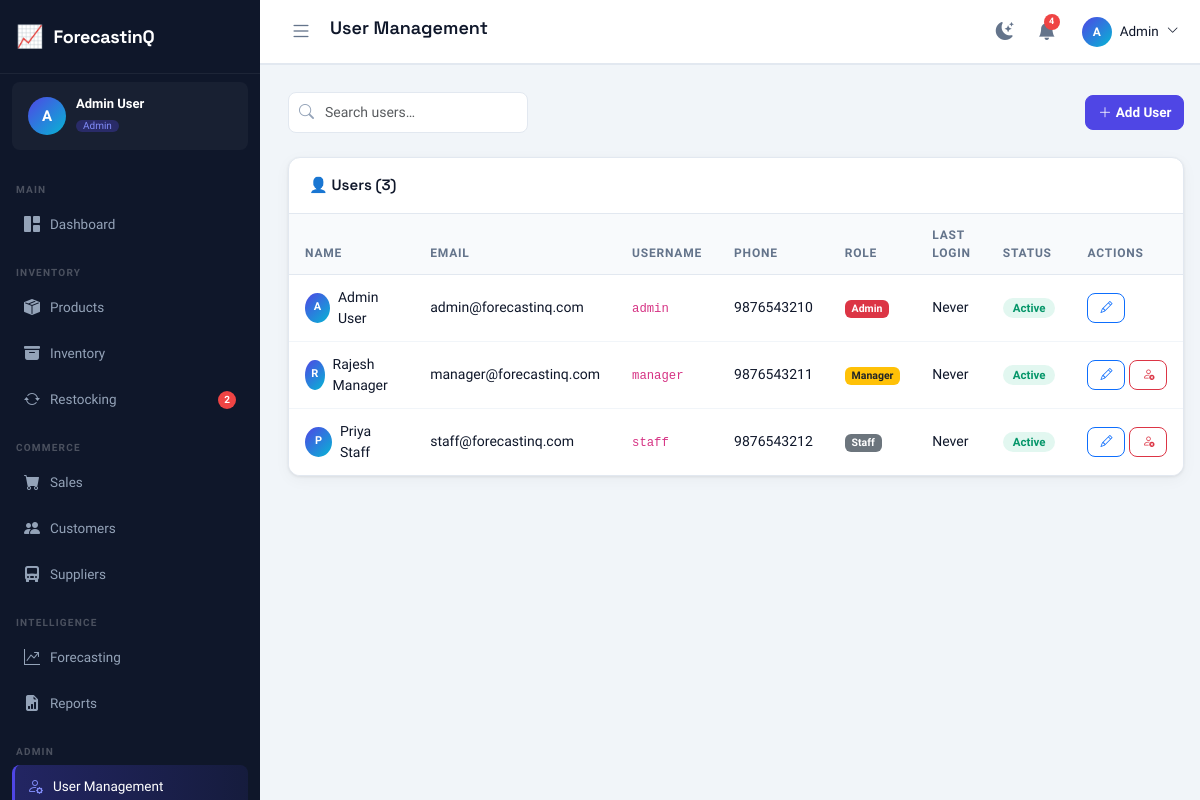
Page /users/ (signed in) on the earlier database version.
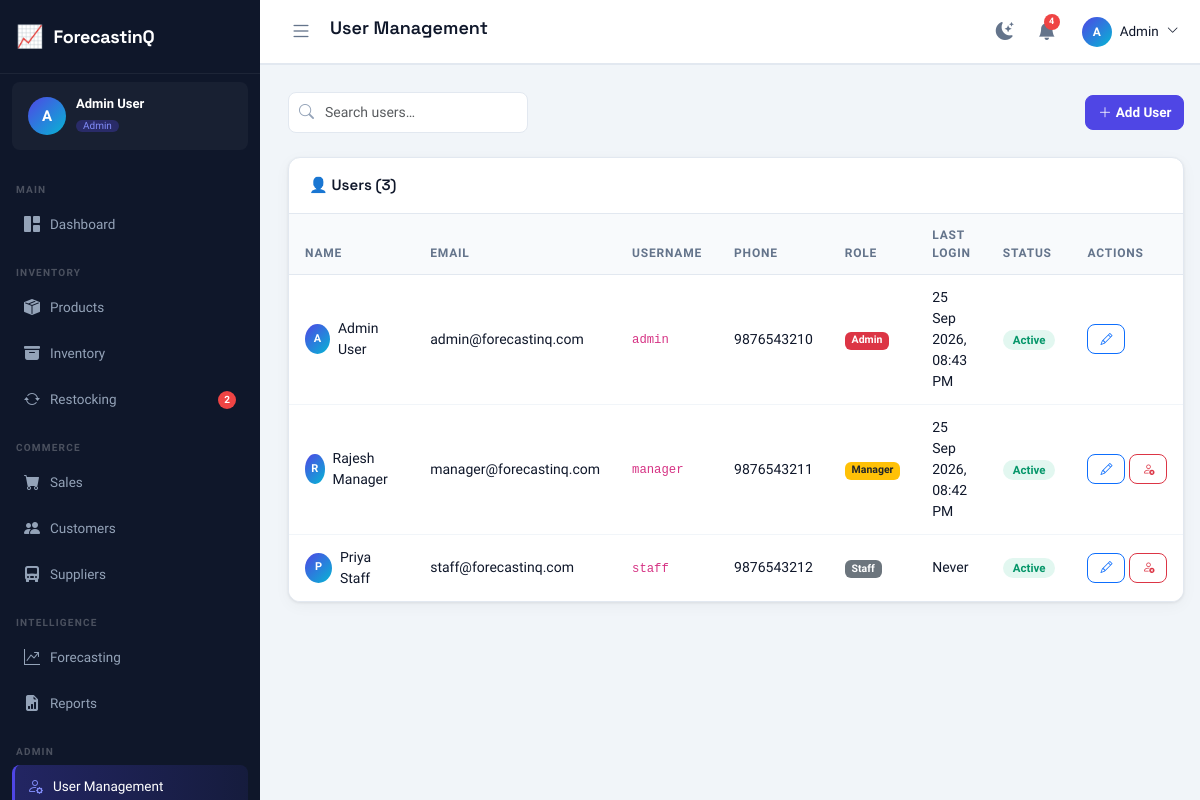
Same page on the later database version.
### tables this page shows
CREATE TABLE users (
    id INTEGER PRIMARY KEY AUTOINCREMENT,
    full_name VARCHAR(150) NOT NULL,
    email VARCHAR(150) NOT NULL UNIQUE,
    username VARCHAR(100) NOT NULL UNIQUE,
    phone VARCHAR(20),
    password_hash VARCHAR(255) NOT NULL,
    role VARCHAR(20) DEFAULT 'staff' CHECK(role IN ('admin','manager','staff')),
    status VARCHAR(20) DEFAULT 'active' CHECK(status IN ('active','inactive')),
    last_login DATETIME,
    remember_token VARCHAR(255),
    created_at TIMESTAMP DEFAULT CURRENT_TIMESTAMP,
    updated_at TIMESTAMP DEFAULT CURRENT_TIMESTAMP
);

### blueprints/users.py (the view, shortened to what this page needs)
@bp.route("/", methods=["GET", "POST"])
@login_required
@role_required("admin")
def index():
    users = dbFetchAll("SELECT * FROM users ORDER BY created_at DESC")
    for u in users:
        u["role_cls"] = "bg-danger" if u["role"] == "admin" else ("bg-warning text-dark" if u["role"] == "manager" else "bg-secondary")
    return render_template(
        "users/index.html",
        page_title="User Management", active_menu="users",
        users=users,
    )

### db.py (called while the page is built)
def get_db():
    if "db" not in g:
        g.db = sqlite3.connect(current_app.config["DATABASE_PATH"])
        g.db.row_factory = sqlite3.Row
        g.db.execute("PRAGMA foreign_keys = ON")
    return g.db

def _row_to_dict(row):
    return dict(row) if row is not None else None

def dbFetchAll(sql, params=()):
    cur = get_db().execute(sql, params)
    return [dict(r) for r in cur.fetchall()]

def dbFetchOne(sql, params=()):
    cur = get_db().execute(sql, params)
    row = cur.fetchone()
    return _row_to_dict(row)

### utils.py (called while the page is built)
def is_logged_in() -> bool:
    return bool(session.get("user_id"))

def get_current_user() -> dict:
    return {
        "id": session.get("user_id", 0),
        "name": session.get("user_name", ""),
        "email": session.get("user_email", ""),
        "role": session.get("user_role", ""),
        "username": session.get("username", ""),
    }

def login_required(view):
    @wraps(view)
    def wrapped(*args, **kwargs):
        if not is_logged_in():
            return redirect(url_for("auth.login"))
        return view(*args, **kwargs)
    return wrapped

### templates/users/index.html (shortened to what this page needs)
{% extends "base.html" %}
{% block content %}
<div class="d-flex align-items-center justify-content-between mb-4 flex-wrap gap-3">
    <div class="search-bar"><i class="bi bi-search"></i><input type="text" class="form-control" placeholder="Search users…" id="tableSearch"/></div>
    <button class="btn btn-primary" data-bs-toggle="modal" data-bs-target="#userModal" onclick="openAdd()">
        <i class="bi bi-plus-lg me-1"></i>Add User
    </button>
</div>
<div class="table-card">
    <div class="table-card-header"><span class="table-card-title">👤 Users ({{ users|length }})</span></div>
    <div class="table-responsive">
        <table class="table">
            <thead><tr><th>Name</th><th>Email</th><th>Username</th><th>Phone</th><th>Role</th><th>Last Login</th><th>Status</th><th>Actions</th></tr></thead>
            <tbody>
            {% for u in users %}
            <tr>
                <td>
                    <div class="d-flex align-items-center gap-2">
                        <div class="user-avatar-sm" style="font-size:11px;">{{ u.full_name[0]|upper }}</div>
                        <span class="fw-600">{{ u.full_name }}</span>
                    </div>
                </td>
                <td>{{ u.email }}</td>
                <td><code>{{ u.username }}</code></td>
                <td>{{ u.phone or '—' }}</td>
                <td><span class="badge {{ u.role_cls }}">{{ u.role|capitalize }}</span></td>
                <td>{{ fmt_datetime(u.last_login) if u.last_login else 'Never' }}</td>
                <td>
                    <span class="badge-status {{ 'badge-in-stock' if u.status=='active' else 'badge-out-stock' }}">
                        {{ u.status|capitalize }}
                    </span>
                </td>
                <td>
                    <div class="d-flex gap-1">
                        <button class="btn btn-sm btn-outline-primary" onclick='editUser({{ u|tojson }})'><i class="bi bi-pencil"></i></button>
                        {% if u.id != current_user.id %}
                        <form method="POST" class="d-inline">
                            <button type="submit" class="btn btn-sm btn-outline-danger" data-confirm="Deactivate this user?"><i class="bi bi-person-x"></i></button>
                        </form>
                        {% endif %}
                    </div>
                </td>
            </tr>
            {% endfor %}
            </tbody>
        </table>
    </div>
</div>
{% endblock %}

### templates/base.html (shortened to what the changed rows need)
<!DOCTYPE html>
<html lang="en" data-theme="light">
<head>
    <link rel="stylesheet" href="https://cdn.jsdelivr.net/npm/bootstrap@5.3.3/dist/css/bootstrap.min.css"/>
    <link rel="stylesheet" href="https://cdn.jsdelivr.net/npm/bootstrap-icons@1.11.3/font/bootstrap-icons.min.css"/>
    <link rel="stylesheet" href="{{ url_for('static', filename='css/app.css') }}"/>
</head>
<body>
<aside class="sidebar" id="sidebar">
    <div class="sidebar-user">
        <div class="user-info">
            <div class="user-name">{{ current_user.name }}</div>
            <div class="user-role badge">{{ current_user.role|capitalize }}</div>
        </div>
    </div>
</aside>
<div class="main-wrapper" id="mainWrapper">
    <header class="topbar">
        <div class="topbar-left">
            <h1 class="page-title">{{ page_title|default('Dashboard') }}</h1>
        </div>
    </header>
    <main class="page-content">
    {% block content %}{% endblock %}
    </main>
</div>
</body>
</html>

Differences in the rows shown:
changed users "Admin User": last_login "Never" → "25 Sep 2026, 08:43 PM"
changed users "Rajesh Manager": last_login "Never" → "25 Sep 2026, 08:42 PM"
